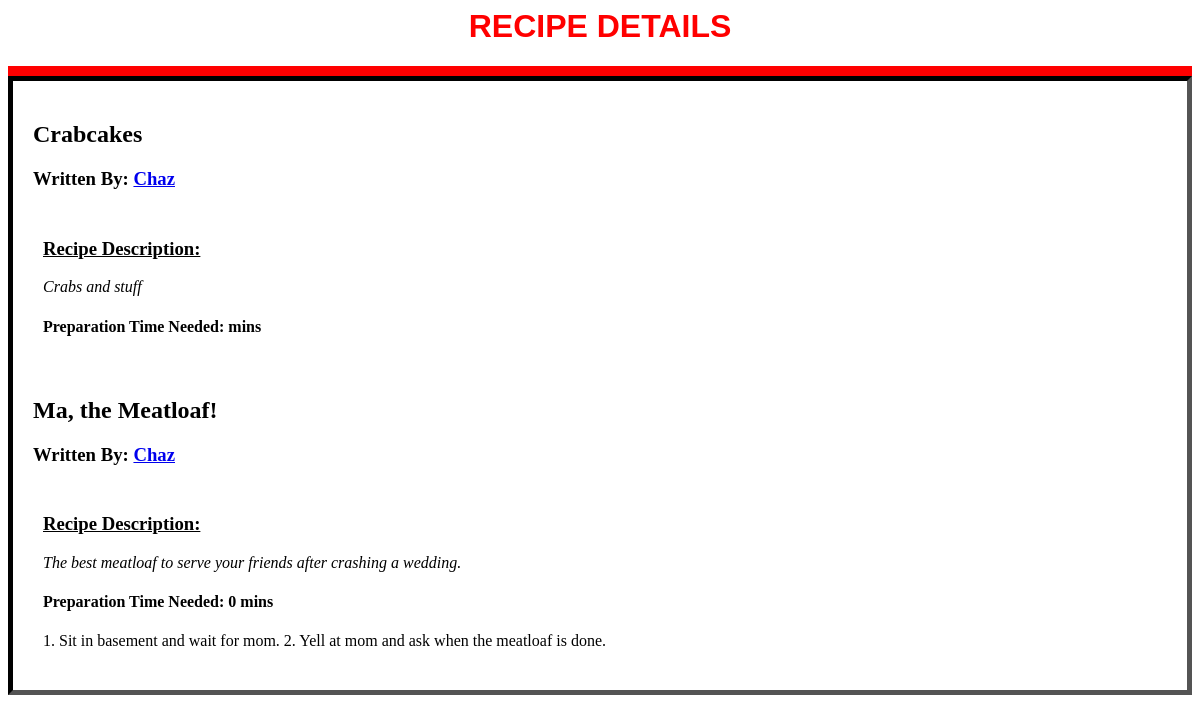
/recipe/, run on an earlier commit of the app's database.
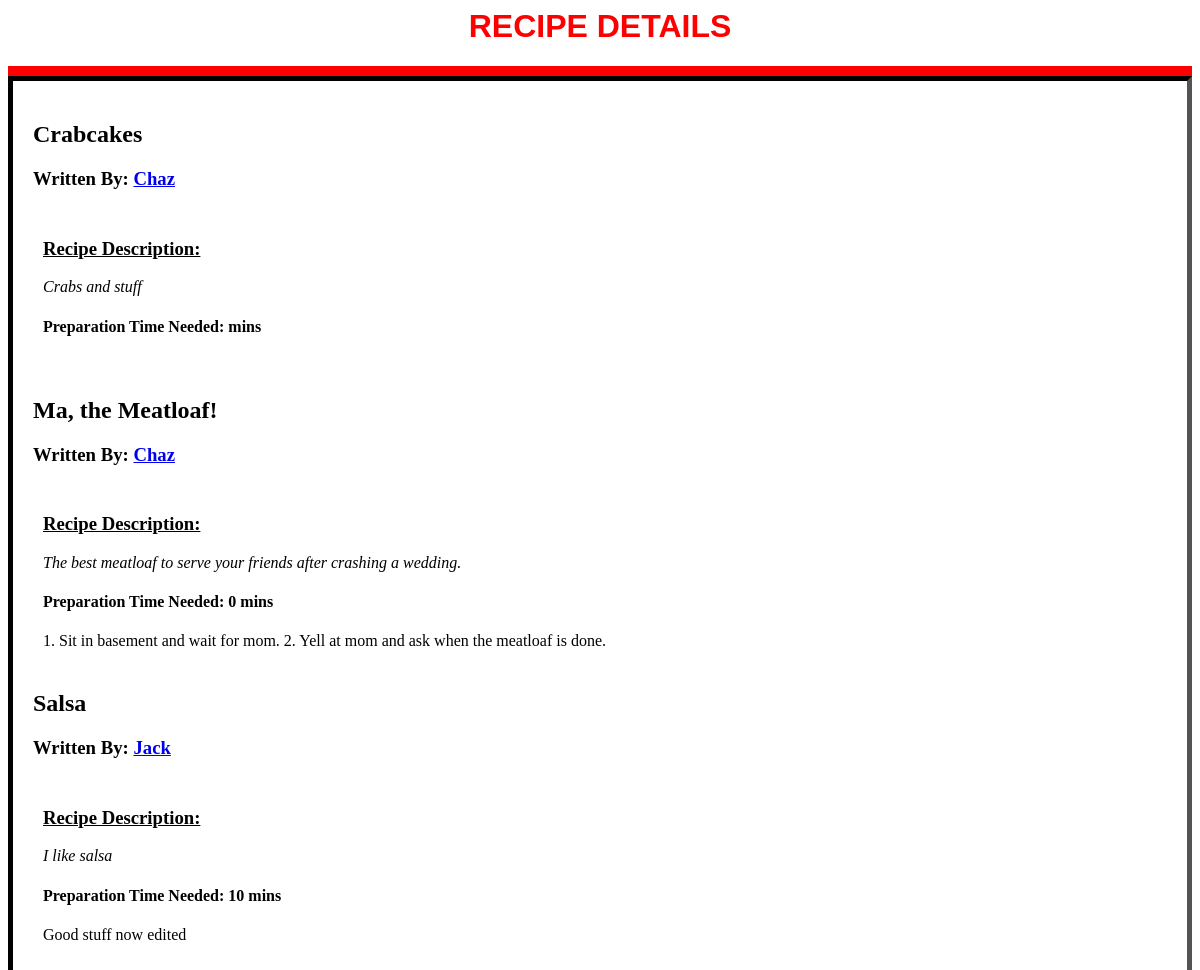
And on a later commit of the database.
### recipe_box_v1/models.py (models this page shows, shortened)
class Recipe(models.Model):
    title = models.CharField(max_length=100)
    author = models.ForeignKey(Author, on_delete=models.CASCADE)
    description = models.CharField(max_length=300)
    time_required = models.CharField(max_length=4)
    instructions = models.TextField(max_length=800)
    likes = models.ManyToManyField(Author, related_name="likes")

class Author(models.Model):
    user = models.OneToOneField(User, on_delete=models.CASCADE)
    name = models.CharField(max_length=30)
    bio = models.TextField(max_length=300)
    favorites = models.ManyToManyField("Recipe", related_name="favorites")

### recipe_box_v1/views.py (the view)
# urls.py: path('recipe/', recipe),
def recipe(request, *args, **kwargs):
    html = 'recipe.html'
    recipes = Recipe.objects.all()
    return render(request, html, {'recipes': recipes})

### recipe_box_v1/templates/recipe.html (shortened to what this page needs)
<div style="color:red; font-family: Arial; text-align: center">
    <h1>RECIPE DETAILS</h1>
</div>
<div style="background-color: red; height: 10px"></div>
<div style="padding: 20px; border: 5px inset black">
{% for foo in recipes %}
       <h2>{{foo.title}}</h2>
        <h3>Written By: <a href="/author/{{foo.author.id}}">{{foo.author.name}}</a></h3>
        <div style="padding: 10px 20px 20px 10px">
        <h3><u>Recipe Description:</u></h3>
            <em>{{foo.description}}</em>
        <h4>Preparation Time Needed: {{foo.time_required}} mins</h4>
            {{foo.instructions}}
        </div>
    {% endfor %}
</div>

What changed in the data, as far as the page shows it:
added Recipe: title "Salsa", author.name "Jack", description "I like salsa", time_required "10", instructions "Good stuff now edited"
